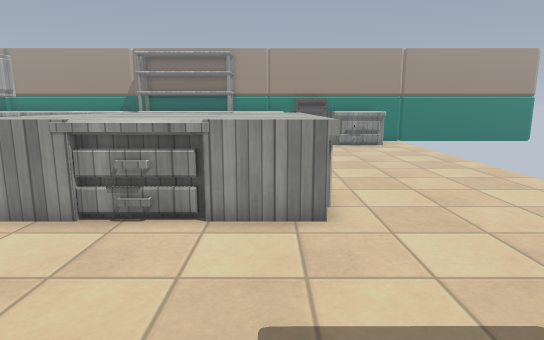
View 1 (above)

19 first-person views from a walk through a level from a Godot 3-D game. The camera is 1.3 m above the floor, tilts 10° down and sees 75° across. The floor is counted in squares, 0.55 m on a side. Each view is taken from the middle of a square. On the plan, view 1 faces up. The plan holds only what a view shows up to about 20 squares ahead; the rest is blank. The place goes on beyond the plan. Flat picture figures and markers are left out. Some surface patterns are stand-ins.

View 2
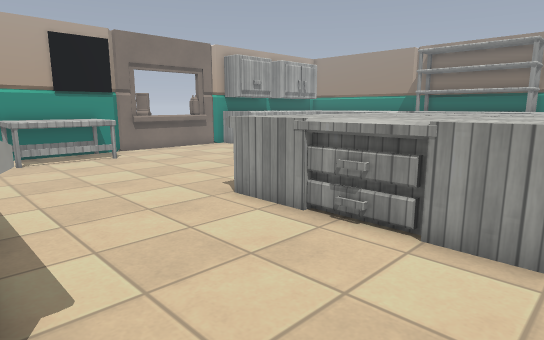

View 3
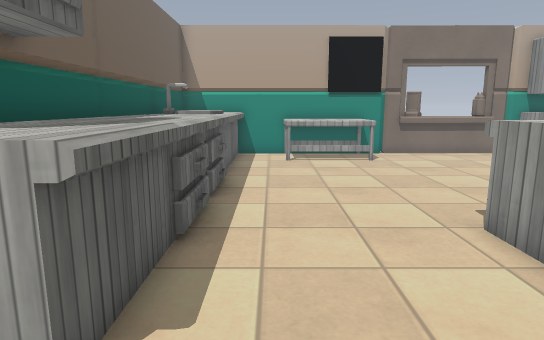

View 4
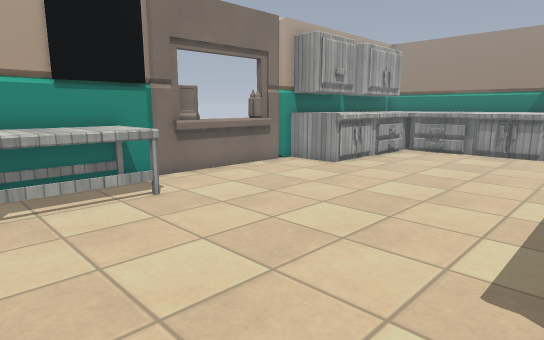

View 5
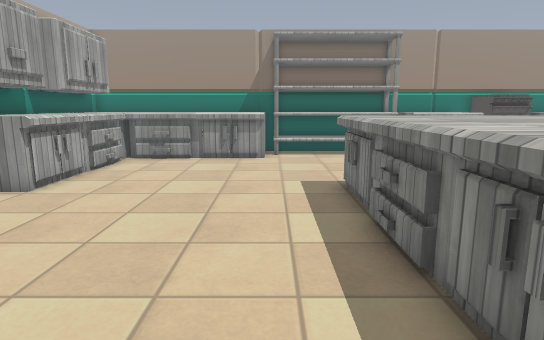

View 6
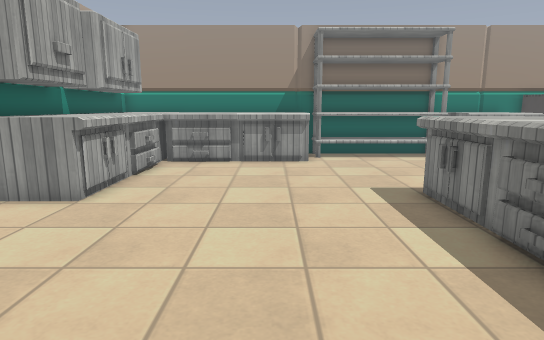

View 7
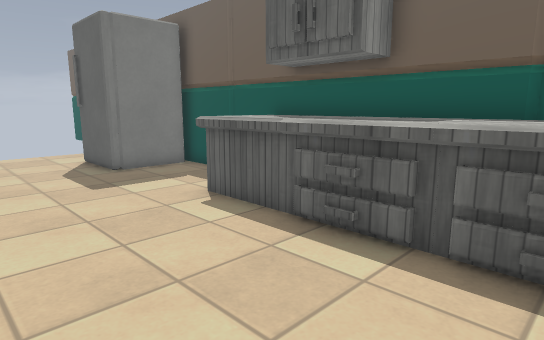

View 8
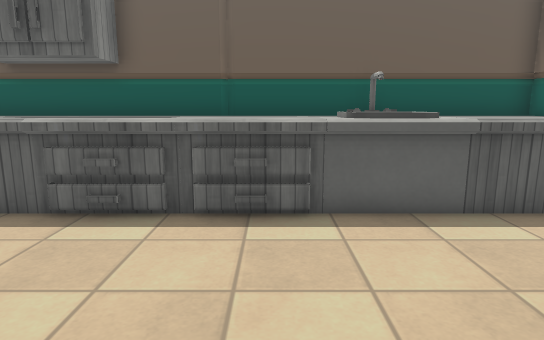

View 9
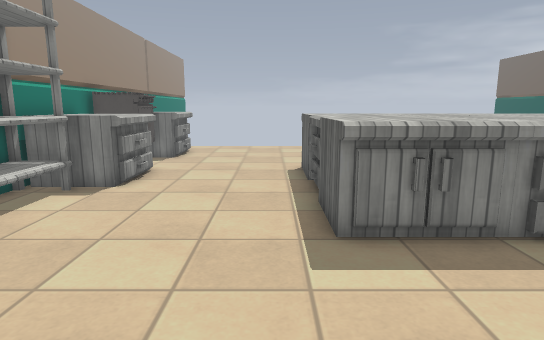

View 10
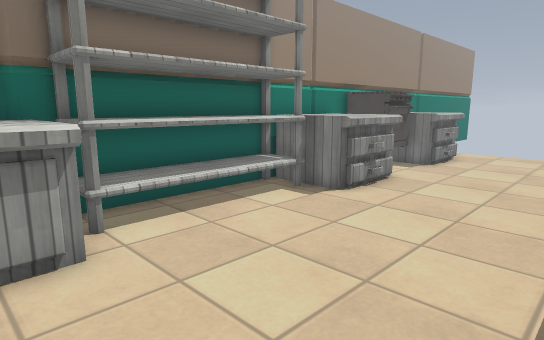

View 11
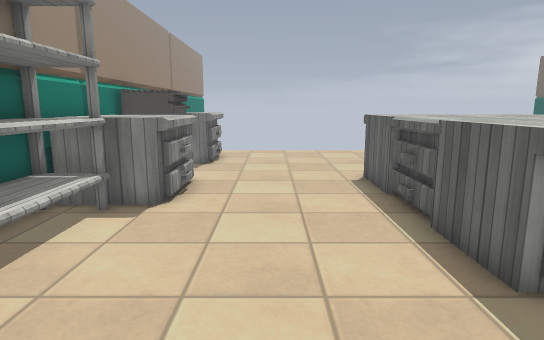

View 12
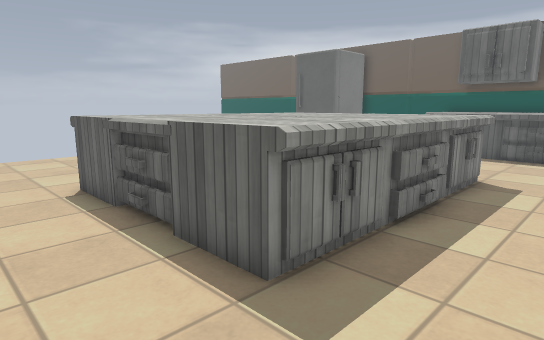

View 13
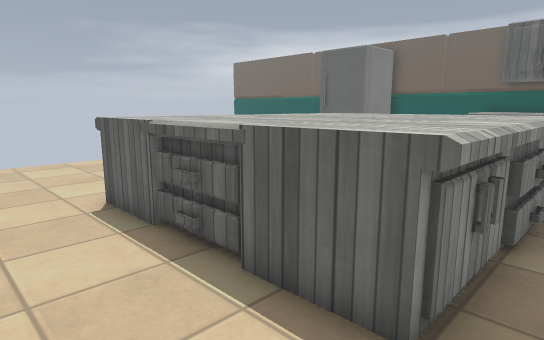

View 14
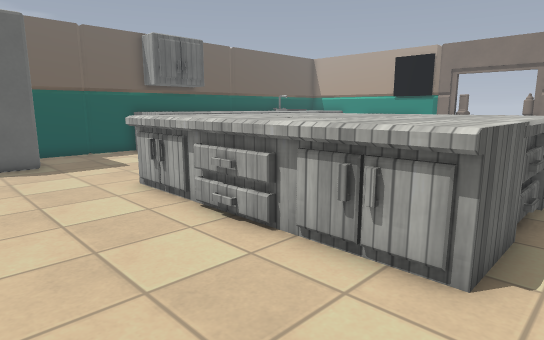

View 15
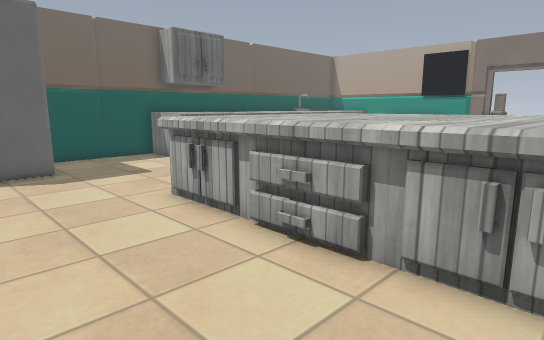

View 16
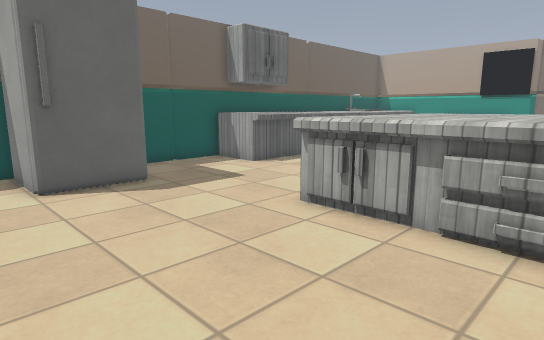

View 17
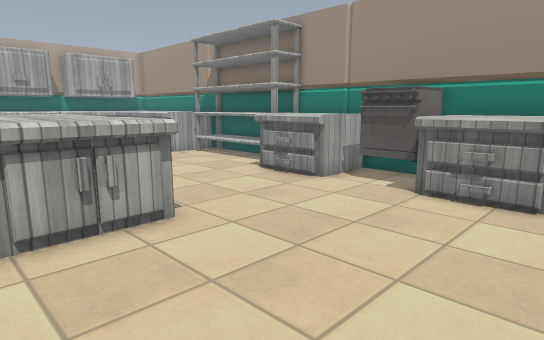

View 18
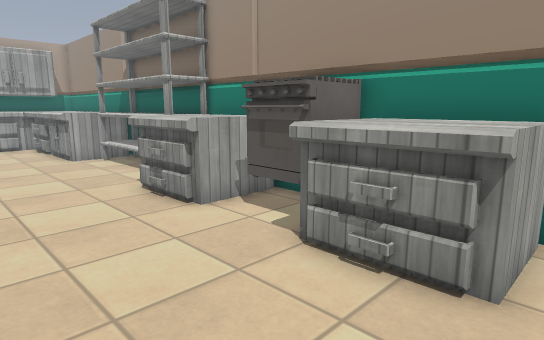

View 19
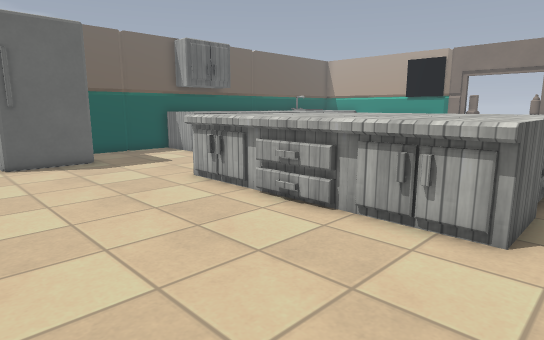

### Floor plan
Key: @ floor where view 1 was taken; # wall or solid block; . floor; = window, fence, low wall or low ledge; ^ raised ledge; C cabinet; U cupboard; T table; S sink; F fridge; O other object.
Columns run from 19 left of view 1 to 9 right of it. Each row starts with its distance up from view 1.
 26 #############################
 25 #CCCCCCCCCUUUUUUUCCCCOOCCCC
 24 #CCCCCCCCCUUUUUUUCCCCOOCCCC
 23 #CCCCCCCCCC......CCCCOOCCCC.
 22 #CCCCCCCCC.......CCC....CCC.
 21 #CCC........................
 20 #CCC........................
 19 #CCC........................
 18 #CCC........................
 17 #CCC........CCCCCCCCC.......
 16 #CCC........CCCCCCCCC.......
 15 #...........CCCCCCCCC.......
 14 #=..........CCCCCCCCC.......
 13 ^=..........CCC CCC C.......
 12 ^=..........C CCCC CCC......
 11 #=..........CCCCCC CC.......
 10 #=..........C CCCC CC.......
  9 #...........CCC CCCCC.......
  8 #T T........CCC CCCCC.......
  7 #TTT........CCCCCCCCC......
  6 #TTT.......................
  5 #TTT.......................
  4 #TTT........................
  3 #...........................
  2 # CCSSS.CC.CCCCCC.....FFFF..
  1 #CCCCSSCCCCCCCCCC.....F  F..
  0 # CC SSCCCCCCCCCC..@..F  F
 -1 #CCC SSCCCCCCCCCC.....F  F
 -2 #######################  #

Where each view was taken, in squares from view 1:
view 1: 0 up, 0 right, facing up
view 2: 1 up, 1 right, facing up-left
view 3: 3 up, 0 right, facing left
view 4: 3 up, 7 left, facing up-left
view 5: 6 up, 9 left, facing up
view 6: 7 up, 11 left, facing up
view 7: 7 up, 11 left, facing down-right
view 8: 9 up, 11 left, facing down
view 9: 18 up, 13 left, facing right
view 10: 17 up, 11 left, facing up-right
view 11: 20 up, 11 left, facing right
view 12: 20 up, 10 left, facing down-right
view 13: 20 up, 8 left, facing down-right
view 14: 18 up, 6 right, facing down-left
view 15: 16 up, 6 right, facing down-left
view 16: 13 up, 8 right, facing down-left
view 17: 13 up, 8 right, facing up-left
view 18: 18 up, 8 right, facing up-left
view 19: 18 up, 8 right, facing down-left
